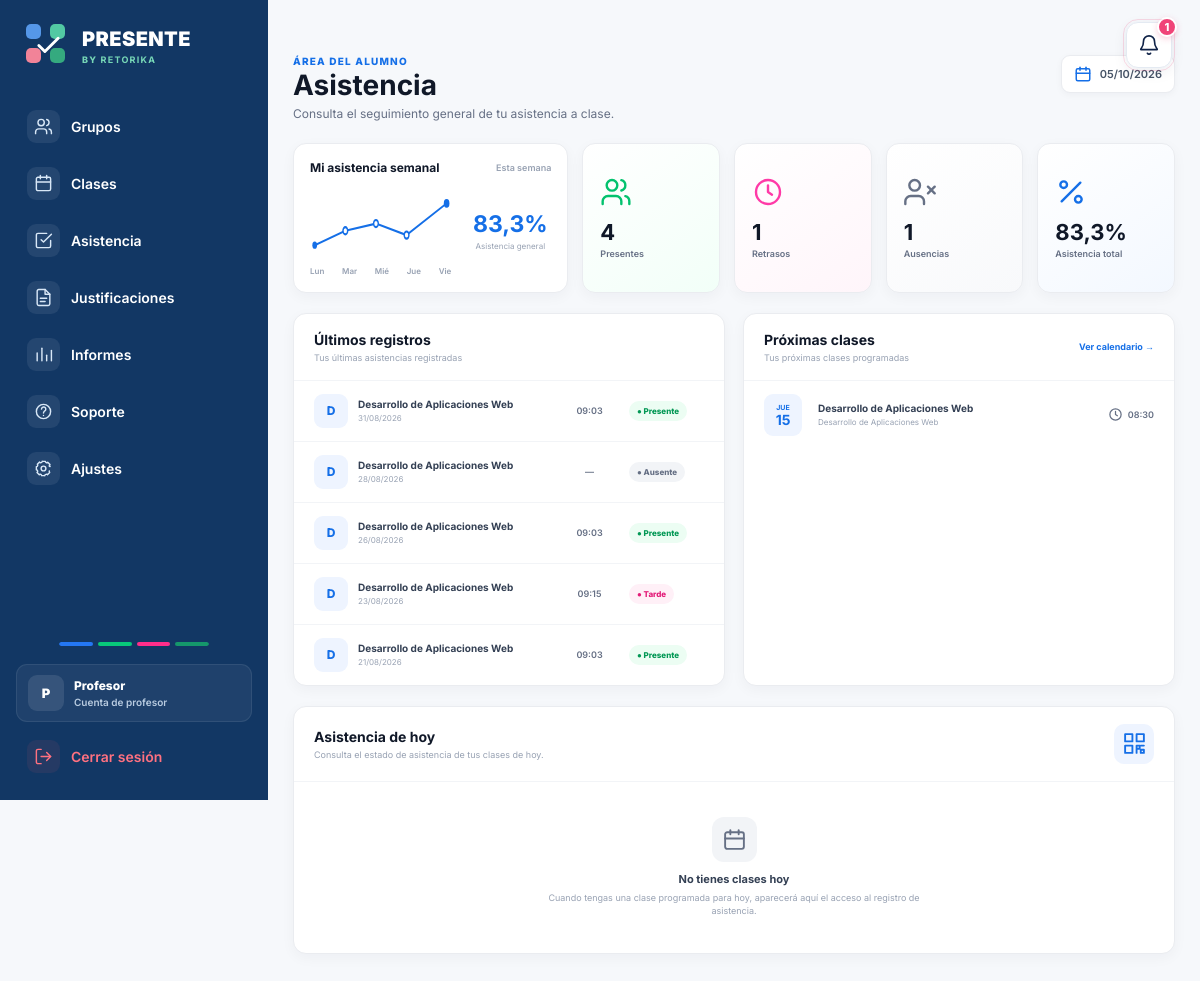
/alumno/asistencia/ (signed in), run on an earlier commit of the app's database.
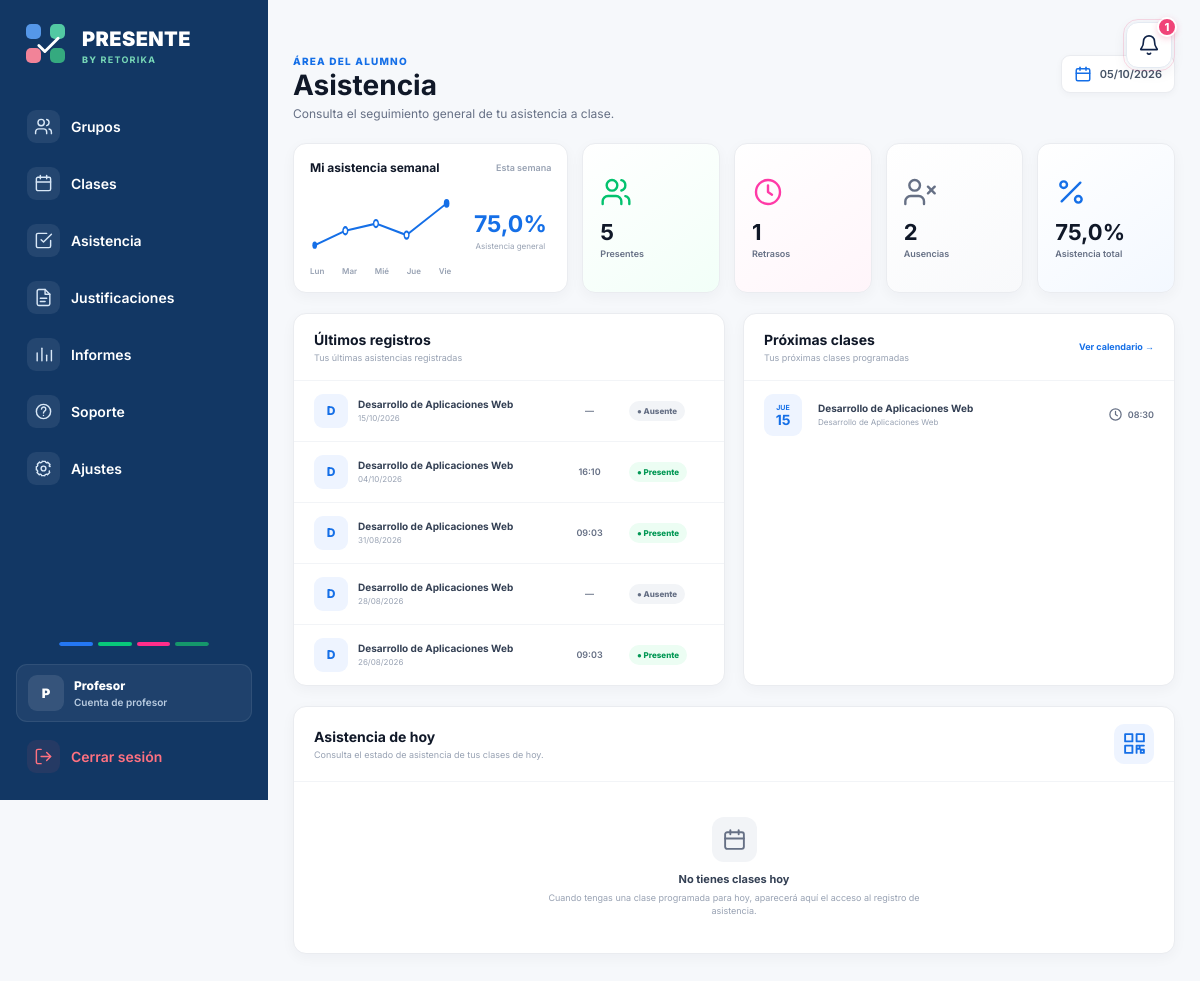
And on a later commit of the database.
### asistencia/models.py (models this page shows, shortened)
class Asistencia(models.Model):
    ESTADOS = [
        ('presente', 'Presente'),
        ('tarde', 'Tarde'),
        ('ausente', 'Ausente'),
    ]
    alumno = models.ForeignKey(
        Alumno,
        on_delete=models.CASCADE
    )
    clase = models.ForeignKey(
        Clase,
        on_delete=models.CASCADE
    )
    estado = models.CharField(
        max_length=20,
        choices=ESTADOS,
        default='ausente'
    )
    hora_registro = models.TimeField(
        blank=True,
        null=True
    )
    class Meta:
        constraints = [
            models.UniqueConstraint(
                fields=[
                    'alumno',
                    'clase'
                ],
                name='asistencia_unica_por_alumno_clase'
            )
        ]

class Clase(models.Model):
    grupo = models.ForeignKey(
        Grupo,
        on_delete=models.CASCADE
    )
    fecha = models.DateField()
    hora_inicio = models.TimeField()
    asistencia_abierta = models.BooleanField(
        default=False
    )
    token_qr = models.UUIDField(
        default=uuid.uuid4,
        editable=False,
        unique=True
    )
    token_qr_generado_en = models.DateTimeField(
        blank=True,
        null=True
    )
    latitud_profesor = models.FloatField(
        blank=True,
        null=True
    )
    longitud_profesor = models.FloatField(
        blank=True,
        null=True
    )

class Grupo(models.Model):
    COLORES = [
        ('blanco', 'Blanco'),
        ('rosa', 'Rosa'),
        ('rojo', 'Rojo'),
        ('naranja', 'Naranja'),
        ('azul', 'Azul'),
        ('verde', 'Verde'),
        ('amarillo', 'Amarillo'),
        ('violeta', 'Violeta'),
    ]
    nombre = models.CharField(
        max_length=100
    )
    asignatura = models.CharField(
        max_length=150
    )
    profesor = models.ForeignKey(
        Profesor,
        on_delete=models.CASCADE
    )
    color = models.CharField(
        max_length=20,
        choices=COLORES,
        default='blanco'
    )

### asistencia/views.py (the view, shortened to what this page needs)
def asistencia_alumno(request):
    alumno_id = request.session.get(
        'alumno_id'
    )
    if not alumno_id:
        return redirect(
            'seleccionar_login'
        )
    alumno = get_object_or_404(
        Alumno,
        id=alumno_id
    )
    grupo = alumno.grupo
    asistencias = Asistencia.objects.none()
    total_registros = 0
    total_presentes = 0
    total_tardes = 0
    total_ausencias = 0
    porcentaje_asistencia = 0
    proximas_clases = []
    clases_hoy = []
    if grupo:
        asistencias = (
            Asistencia.objects.filter(
                alumno=alumno,
                clase__grupo=grupo
            )
            .select_related(
                'clase',
                'clase__grupo'
            )
            .order_by(
                '-clase__fecha',
                '-clase__hora_inicio'
            )
        )
        total_registros = (
            asistencias.count()
        )
        total_presentes = (
            asistencias.filter(
                estado='presente'
            ).count()
        )
        total_tardes = (
            asistencias.filter(
                estado='tarde'
            ).count()
        )
        total_ausencias = (
            asistencias.filter(
                estado='ausente'
            ).count()
        )
        if total_registros > 0:
            porcentaje_asistencia = round(
                (
                    (
                        total_presentes +
                        total_tardes
                    ) /
                    total_registros
                ) * 100,
                1
            )
        hoy = timezone.localdate()
        ahora = timezone.localtime()
        proximas_query = (
            Clase.objects.filter(
                grupo=grupo,
                fecha__gte=hoy
            )
            .select_related('grupo')
            .order_by(
                'fecha',
                'hora_inicio'
            )
        )
        for clase in proximas_query:
            if (
                clase.fecha == hoy
                and
                clase.hora_inicio < ahora.time()
            ):
                continue
            proximas_clases.append(
                clase
            )
            if len(proximas_clases) == 3:
                break
        clases_hoy_query = (
            Clase.objects.filter(
                grupo=grupo,
                fecha=hoy
            )
            .select_related('grupo')
            .order_by('hora_inicio')
        )
    return render(
        request,
        'asistencia/asistencia_alumno.html',
        {
            'alumno': alumno,
            'grupo': grupo,
            'asistencias': asistencias,
            'total_registros': total_registros,
            'total_presentes': total_presentes,
            'total_tardes': total_tardes,
            'total_ausencias': total_ausencias,
            'porcentaje_asistencia': porcentaje_asistencia,
            'proximas_clases': proximas_clases,
            'clases_hoy': clases_hoy,
        }
    )

### asistencia/templates/asistencia/asistencia_alumno.html (shortened to what the changed rows need)
{% extends 'asistencia/base.html' %}
{% block content %}
<section class="panel-usuario">
    <div class="panel-contenedor" style="max-width:1180px;">
        <div class="cabecera-control">
            <div>
                <h1>Asistencia</h1>
            </div>
        </div>
        <div class="resumen-asistencia">
            <div class="tarjeta-semanal">
                <div class="contenido-semanal">
                    <div class="promedio-semanal">
                        <strong>{{ porcentaje_asistencia }}%</strong>
                        <span>Asistencia general</span>
                    </div>
                </div>
            </div>
            <div class="tarjeta-resumen tarjeta-presentes">
                <div>
                    <strong class="numero-resumen">{{ total_presentes }}</strong>
                    <span class="texto-resumen">Presentes</span>
                </div>
            </div>
            <div class="tarjeta-resumen tarjeta-ausencias">
                <div>
                    <strong class="numero-resumen">{{ total_ausencias }}</strong>
                    <span class="texto-resumen">Ausencias</span>
                </div>
            </div>
            <div class="tarjeta-resumen tarjeta-porcentaje">
                <div>
                    <strong class="numero-resumen">{{ porcentaje_asistencia }}%</strong>
                    <span class="texto-resumen">Asistencia total</span>
                </div>
            </div>
        </div>
        <div class="bloque-doble">
            <div class="tarjeta-principal">
                <div class="cabecera-tarjeta">
                    <div>
                        <h2>Últimos registros</h2>
                    </div>
                </div>
                {% for registro in asistencias|slice:":5" %}
                    <div class="registro">
                        <div class="registro-alumno">
                            <div class="avatar-asignatura">
                                {{ registro.clase.grupo.asignatura|first|upper }}
                            </div>
                            <div class="datos-registro">
                                <strong>{{ registro.clase.grupo.asignatura }}</strong>
                                <span>{{ registro.clase.fecha|date:"d/m/Y" }}</span>
                            </div>
                        </div>
                        <span class="hora-registro">
                            {% if registro.hora_registro %}
                                {{ registro.hora_registro|time:"H:i" }}
                            {% else %}
                                —
                            {% endif %}
                        </span>
                        {% if registro.estado == 'presente' %}
                            <span class="estado estado-presente">● Presente</span>
                        {% elif registro.estado == 'tarde' %}
                            <span class="estado estado-tarde">● Tarde</span>
                        {% else %}
                            <span class="estado estado-ausente">● Ausente</span>
                        {% endif %}
                    </div>
                {% empty %}
                    <div class="vacio">
                        Todavía no tienes registros de asistencia.
                    </div>
                {% endfor %}
            </div>
            <div class="tarjeta-principal">
                <div class="cabecera-tarjeta">
                    <div>
                        <h2>Próximas clases</h2>
                    </div>
                </div>
                {% for clase in proximas_clases %}
                    <div class="proxima-clase">
                        <div class="fecha-clase">
                            <span>{{ clase.fecha|date:"D" }}</span>
                            <strong>{{ clase.fecha|date:"d" }}</strong>
                        </div>
                        <div class="datos-clase">
                            <strong>{{ clase.grupo.asignatura }}</strong>
                            <span>{{ clase.grupo.nombre }}</span>
                        </div>
                        <div class="hora-clase">
                            <svg width="15" height="15" viewBox="0 0 24 24"
                                 fill="none" stroke="currentColor" stroke-width="2"
                                 stroke-linecap="round" stroke-linejoin="round">
                                <circle cx="12" cy="12" r="9"></circle>
                                <polyline points="12 7 12 12 15 14"></polyline>
                            </svg>
                            {{ clase.hora_inicio|time:"H:i" }}
                        </div>
                    </div>
                {% empty %}
                    <div class="vacio">
                        No tienes próximas clases programadas.
                    </div>
                {% endfor %}
            </div>
        </div>
        <div class="tarjeta-principal tarjeta-asistencia-hoy">
            <div class="cabecera-tarjeta">
                <div>
                    <h2>Asistencia de hoy</h2>
                </div>
            </div>
        </div>
            </div>
</section>
{% endblock %}

What changed in the data, as far as the page shows it:
no longer on this page (row unchanged): Asistencia: clase.grupo.asignatura|first "D", clase.grupo.asignatura "Desarrollo de Aplicaciones Web", clase.fecha "23/08/2026", hora_registro "09:15", estado "● Tarde"
no longer on this page (row unchanged): Asistencia: clase.grupo.asignatura|first "D", clase.grupo.asignatura "Desarrollo de Aplicaciones Web", clase.fecha "21/08/2026", hora_registro "09:03", estado "● Presente"
added Asistencia: clase.grupo.asignatura|first "D", clase.grupo.asignatura "Desarrollo de Aplicaciones Web", clase.fecha "15/10/2026", estado "● Ausente"
added Asistencia: clase.grupo.asignatura|first "D", clase.grupo.asignatura "Desarrollo de Aplicaciones Web", clase.fecha "04/10/2026", hora_registro "16:10", estado "● Presente"
Also different on the page:
{{ porcentaje_asistencia }}: "83,3" → "75,0"
{{ total_presentes }}: "4" → "5"
{{ total_ausencias }}: "1" → "2"
